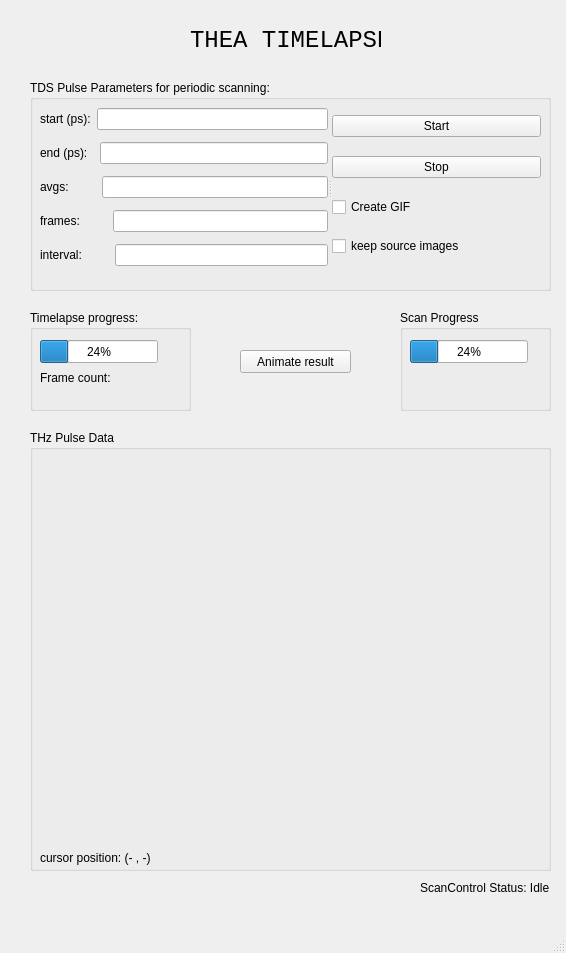
<?xml version="1.0" encoding="UTF-8"?>
<ui version="4.0">
 <class>MainWindow</class>
 <widget class="QMainWindow" name="MainWindow">
  <property name="enabled">
   <bool>true</bool>
  </property>
  <property name="geometry">
   <rect>
    <x>0</x>
    <y>0</y>
    <width>566</width>
    <height>953</height>
   </rect>
  </property>
  <property name="windowTitle">
   <string>MainWindow</string>
  </property>
  <widget class="QWidget" name="centralwidget">
   <widget class="QGroupBox" name="gTdsParams">
    <property name="geometry">
     <rect>
      <x>30</x>
      <y>80</y>
      <width>521</width>
      <height>211</height>
     </rect>
    </property>
    <property name="title">
     <string>TDS Pulse Parameters for periodic scanning:</string>
    </property>
    <widget class="QSplitter" name="splitter">
     <property name="geometry">
      <rect>
       <x>10</x>
       <y>22</y>
       <width>501</width>
       <height>171</height>
      </rect>
     </property>
     <property name="orientation">
      <enum>Qt::Horizontal</enum>
     </property>
     <widget class="QWidget" name="layoutWidget">
      <layout class="QVBoxLayout" name="verticalLayout">
       <item>
        <layout class="QHBoxLayout" name="horizontalLayout">
         <item>
          <widget class="QLabel" name="lblTdsStart">
           <property name="text">
            <string>start (ps):</string>
           </property>
          </widget>
         </item>
         <item>
          <widget class="QLineEdit" name="lEditTdsStart"/>
         </item>
        </layout>
       </item>
       <item>
        <layout class="QHBoxLayout" name="horizontalLayout_2">
         <property name="sizeConstraint">
          <enum>QLayout::SetMinimumSize</enum>
         </property>
         <item>
          <widget class="QLabel" name="lblTdsEnd">
           <property name="text">
            <string>end (ps):  </string>
           </property>
          </widget>
         </item>
         <item>
          <widget class="QLineEdit" name="lEditTdsEnd"/>
         </item>
        </layout>
       </item>
       <item>
        <layout class="QHBoxLayout" name="horizontalLayout_3">
         <item>
          <widget class="QLabel" name="lblTdsAvgs">
           <property name="text">
            <string>avgs:        </string>
           </property>
          </widget>
         </item>
         <item>
          <widget class="QLineEdit" name="lEditTdsAvgs"/>
         </item>
        </layout>
       </item>
       <item>
        <layout class="QHBoxLayout" name="horizontalLayout_5">
         <item>
          <widget class="QLabel" name="lblTdsFrames">
           <property name="text">
            <string>frames:        </string>
           </property>
          </widget>
         </item>
         <item>
          <widget class="QLineEdit" name="lEditFrames"/>
         </item>
        </layout>
       </item>
       <item>
        <layout class="QHBoxLayout" name="horizontalLayout_4">
         <item>
          <widget class="QLabel" name="lblTdsInterval">
           <property name="text">
            <string>interval:        </string>
           </property>
          </widget>
         </item>
         <item>
          <widget class="QLineEdit" name="lEditInterval"/>
         </item>
        </layout>
       </item>
      </layout>
     </widget>
     <widget class="QWidget" name="layoutWidget_2">
      <layout class="QVBoxLayout" name="verticalLayout_2">
       <item>
        <widget class="QPushButton" name="btnStart">
         <property name="text">
          <string>Start</string>
         </property>
        </widget>
       </item>
       <item>
        <widget class="QPushButton" name="btnStop">
         <property name="text">
          <string>Stop</string>
         </property>
        </widget>
       </item>
       <item>
        <widget class="QCheckBox" name="checkBoxCreateGIF">
         <property name="text">
          <string>Create GIF</string>
         </property>
        </widget>
       </item>
       <item>
        <widget class="QCheckBox" name="checkBox_keepSrcImgs">
         <property name="text">
          <string>keep source images</string>
         </property>
        </widget>
       </item>
      </layout>
     </widget>
    </widget>
   </widget>
   <widget class="QLabel" name="label">
    <property name="geometry">
     <rect>
      <x>190</x>
      <y>20</y>
      <width>191</width>
      <height>41</height>
     </rect>
    </property>
    <property name="font">
     <font>
      <family>Consolas</family>
      <pointsize>18</pointsize>
     </font>
    </property>
    <property name="text">
     <string>THEA TIMELAPSE</string>
    </property>
   </widget>
   <widget class="QLabel" name="lblStatus">
    <property name="geometry">
     <rect>
      <x>420</x>
      <y>880</y>
      <width>131</width>
      <height>16</height>
     </rect>
    </property>
    <property name="text">
     <string>ScanControl Status: Idle</string>
    </property>
   </widget>
   <widget class="QGroupBox" name="groupBox">
    <property name="geometry">
     <rect>
      <x>30</x>
      <y>310</y>
      <width>161</width>
      <height>101</height>
     </rect>
    </property>
    <property name="title">
     <string>Timelapse progress:</string>
    </property>
    <widget class="QProgressBar" name="progTlapse">
     <property name="geometry">
      <rect>
       <x>10</x>
       <y>30</y>
       <width>118</width>
       <height>23</height>
      </rect>
     </property>
     <property name="value">
      <number>24</number>
     </property>
    </widget>
    <widget class="QLabel" name="lblFrameCount">
     <property name="geometry">
      <rect>
       <x>10</x>
       <y>60</y>
       <width>131</width>
       <height>16</height>
      </rect>
     </property>
     <property name="text">
      <string>Frame count: </string>
     </property>
    </widget>
   </widget>
   <widget class="QGroupBox" name="gLivePlot">
    <property name="geometry">
     <rect>
      <x>30</x>
      <y>430</y>
      <width>521</width>
      <height>441</height>
     </rect>
    </property>
    <property name="title">
     <string>THz Pulse Data</string>
    </property>
    <widget class="PlotWidget" name="livePlot" native="true">
     <property name="geometry">
      <rect>
       <x>10</x>
       <y>30</y>
       <width>491</width>
       <height>391</height>
      </rect>
     </property>
    </widget>
    <widget class="QLabel" name="xyLabel">
     <property name="geometry">
      <rect>
       <x>10</x>
       <y>420</y>
       <width>191</width>
       <height>16</height>
      </rect>
     </property>
     <property name="text">
      <string>cursor position: (- , -)</string>
     </property>
    </widget>
   </widget>
   <widget class="QPushButton" name="btnAnimateResult">
    <property name="geometry">
     <rect>
      <x>240</x>
      <y>350</y>
      <width>111</width>
      <height>23</height>
     </rect>
    </property>
    <property name="text">
     <string>Animate result</string>
    </property>
   </widget>
   <widget class="QGroupBox" name="groupBox_2">
    <property name="geometry">
     <rect>
      <x>400</x>
      <y>310</y>
      <width>151</width>
      <height>101</height>
     </rect>
    </property>
    <property name="title">
     <string>Scan Progress</string>
    </property>
    <widget class="QProgressBar" name="progAvg">
     <property name="geometry">
      <rect>
       <x>10</x>
       <y>30</y>
       <width>118</width>
       <height>23</height>
      </rect>
     </property>
     <property name="value">
      <number>24</number>
     </property>
    </widget>
   </widget>
  </widget>
  <widget class="QStatusBar" name="statusbar"/>
 </widget>
 <customwidgets>
  <customwidget>
   <class>PlotWidget</class>
   <extends>QWidget</extends>
   <header location="global">pyqtgraph</header>
   <container>1</container>
  </customwidget>
 </customwidgets>
 <resources/>
 <connections/>
</ui>
